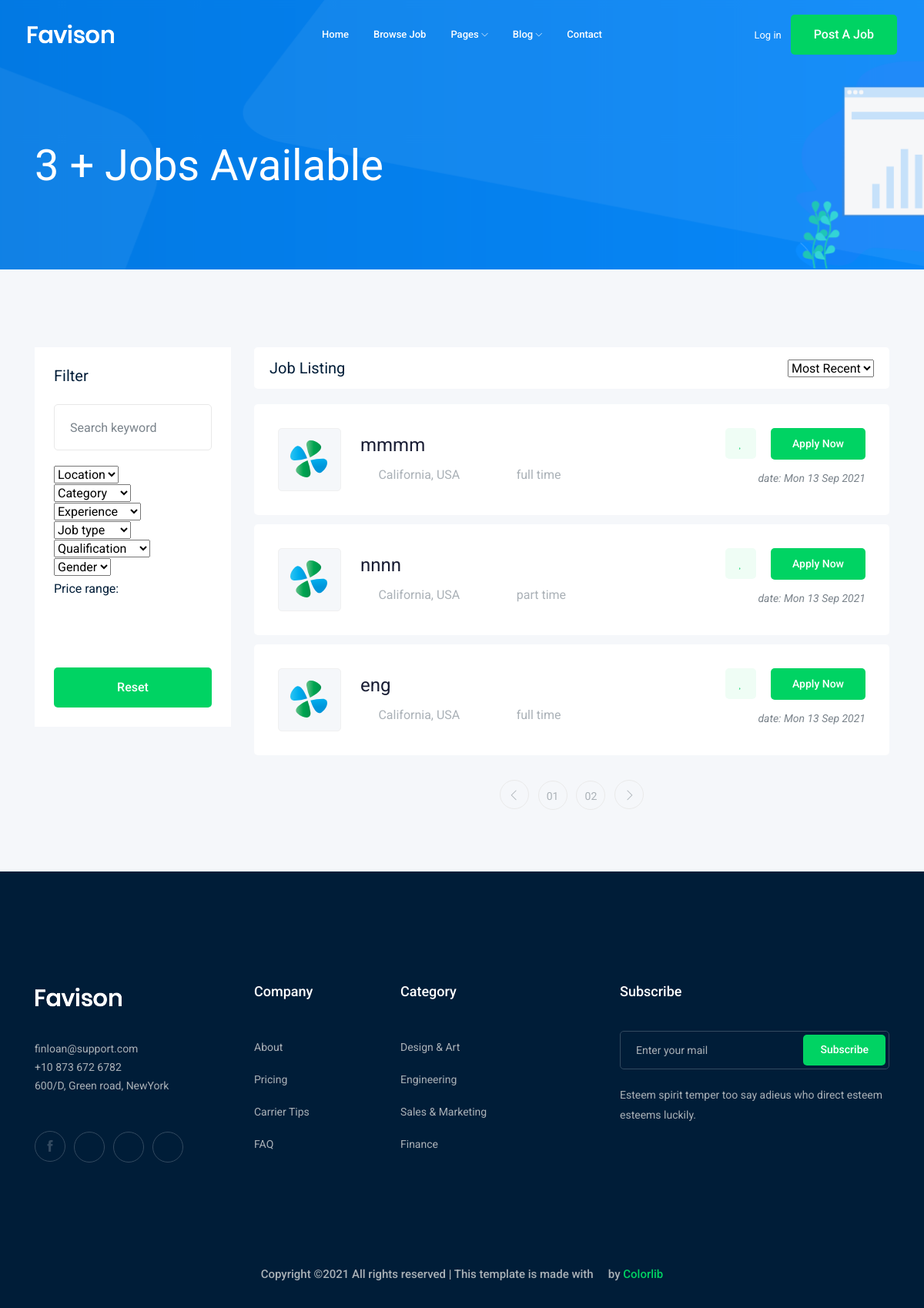
The app's page /jobs/, older data.
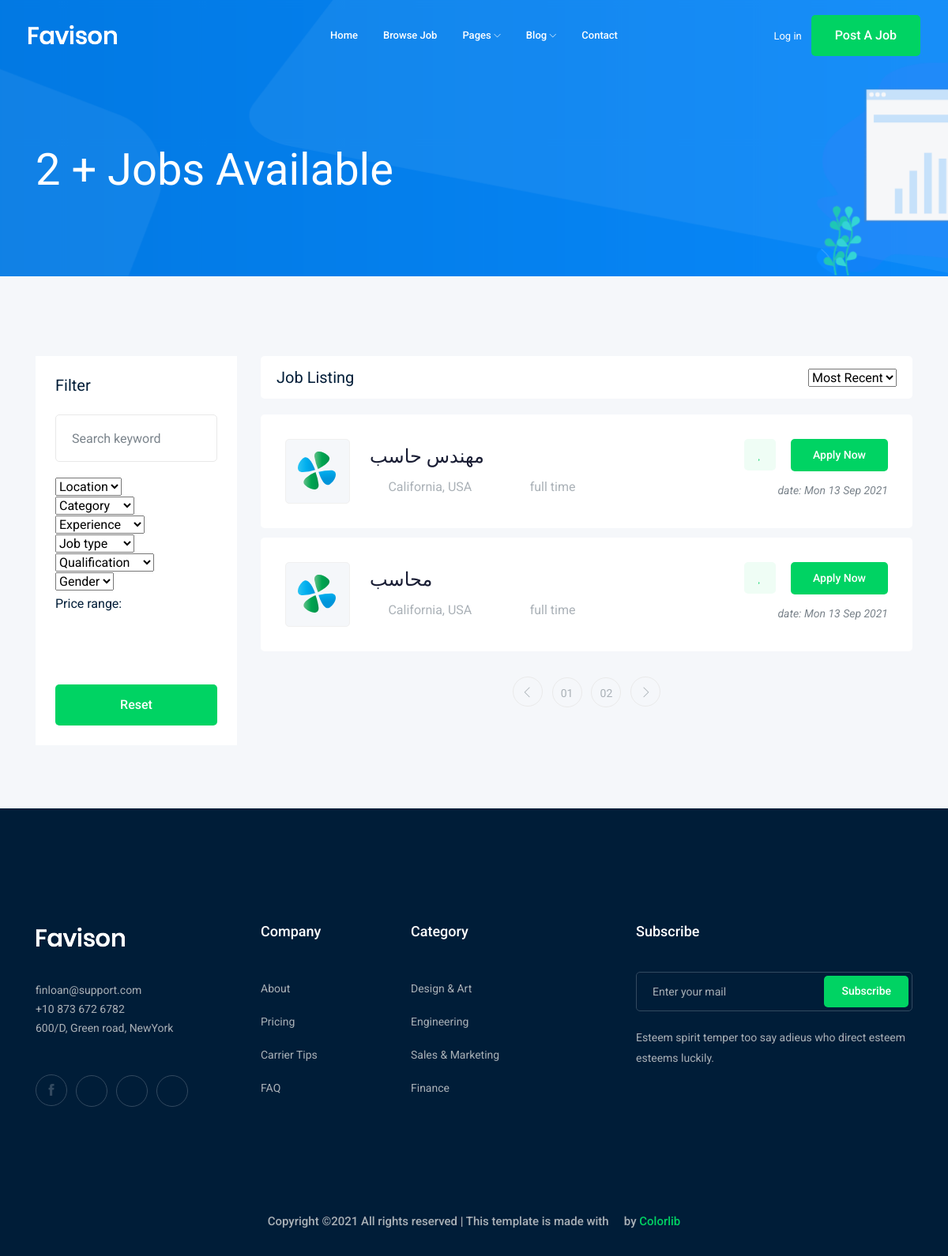
The same page, newer data.
### job/models.py (models this page shows)
class job(models.Model):
    title =models.CharField(max_length=100)
    name =models.CharField(max_length=100)
    job_tyep= models.CharField(max_length=100, choices=TYPE_J)
    description= models.TextField(max_length=1000)
    published_at= models.DateTimeField(auto_now=True)
    vacancy = models.BigIntegerField(default=1)
    salary = models.IntegerField(default=0)
    experience = models.IntegerField(default=1)
    category = models.ForeignKey('category', on_delete=models.CASCADE)
    Image= models.ImageField(upload_to=image_upload)
    def __str__(self):
        return self.title

### job/views.py (the view)
# urls.py: path('',views.job_list),
def job_list(request):
    job_list = job.objects.all()
    context = {'jobs': job_list}
    return render(request,'job/job_list.html',context)

### job/templates/job/job_list.html (shortened to what the changed rows need)
{% load static %}
<!doctype html>
<html class="no-js" lang="zxx">
<head>
    <link rel="stylesheet" href="{% static 'css/bootstrap.min.css' %}">
    <link rel="stylesheet" href="{% static 'css/owl.carousel.min.css' %}">
    <link rel="stylesheet" href="{% static 'css/magnific-popup.css' %}">
    <link rel="stylesheet" href="{% static 'css/font-awesome.min.css' %}">
    <link rel="stylesheet" href="{% static 'css/themify-icons.css' %}">
    <link rel="stylesheet" href="{% static 'css/nice-select.css' %}">
    <link rel="stylesheet" href="{% static 'css/flaticon.css' %}">
    <link rel="stylesheet" href="{% static 'css/jquery-ui.css' %}">
    <link rel="stylesheet" href="{% static 'css/gijgo.css' %}">
    <link rel="stylesheet" href="{% static 'css/animate.min.css' %}">
    <link rel="stylesheet" href="{% static 'css/slicknav.css' %}">
    <link rel="stylesheet" href="{% static 'css/style.css' %}">
</head>
<body>
    <div class="bradcam_area bradcam_bg_1">
        <div class="container">
            <div class="row">
                <div class="col-xl-12">
                    <div class="bradcam_text">
                        <h3>{{jobs.count}} + Jobs Available</h3>
                    </div>
                </div>
            </div>
        </div>
    </div>
    <div class="job_listing_area plus_padding">
        <div class="container">
            <div class="row">
                <div class="col-lg-9">
                    <div class="job_lists m-0">
                        <div class="row">
                            {% for job in jobs %}
                            <div class="col-lg-12 col-md-12">
                                <div class="single_jobs white-bg d-flex justify-content-between">
                                    <div class="jobs_left d-flex align-items-center">
                                        <div class="thumb">
                                            <img src="img/svg_icon/1.svg" alt="">
                                        </div>
                                        <div class="jobs_conetent">
                                            <a href="{% url 'jobs:job_detail' job.id %}"><h4>{{job}}</h4></a>
                                            <div class="links_locat d-flex align-items-center">
                                                <div class="location">
                                                    <p> <i class="fa fa-map-marker"></i> California, USA</p>
                                                </div>
                                                <div class="location">
                                                    <p> <i class="fa fa-clock-o"></i> {{job.job_tyep}}</p>
                                                </div>
                                            </div>
                                        </div>
                                    </div>
                                    <div class="jobs_right">
                                        <div class="apply_now">
                                            <a class="heart_mark" href="#"> <i class="fa fa-heart"></i> </a>
                                            <a href="job_details.html" class="boxed-btn3">Apply Now</a>
                                        </div>
                                        <div class="date">
                                            <p>date: {{job.published_at|date:"D d M Y"}}</p>
                                        </div>
                                    </div>
                                </div>
                            </div>
                            {% endfor %}
                        </div>
                    </div>
                </div>
            </div>
        </div>
    </div>
</body>
</html>

Row changes from the older to the newer data that the page shows:
removed job: title "mmmm", job_tyep "full time", published_at "Mon 13 Sep 2021"
removed job: title "nnnn", job_tyep "part time", published_at "Mon 13 Sep 2021"
removed job: title "eng", job_tyep "full time", published_at "Mon 13 Sep 2021"
added job: title "مهندس حاسب", job_tyep "full time", published_at "Mon 13 Sep 2021"
added job: title "محاسب", job_tyep "full time", published_at "Mon 13 Sep 2021"
Text that changed along with them:
{{ jobs.count }}: "3" → "2"
